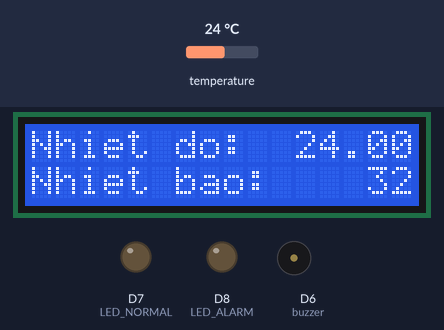
Recording of a sketch running on a simulated ESP8266 (NodeMCU). Shown: 16×2 character LCD, output pins drawn as LEDs (lit = HIGH), buzzer (waves = sounding, pin HIGH). The test bench sets the inputs (shaded band); at power-on: temperature 24 °C. What the sketch prints to the serial monitor is not drawn.

Above: at 6.5 s.
6.6 s: temperature set to 29.6 °C
At 8.1 s:
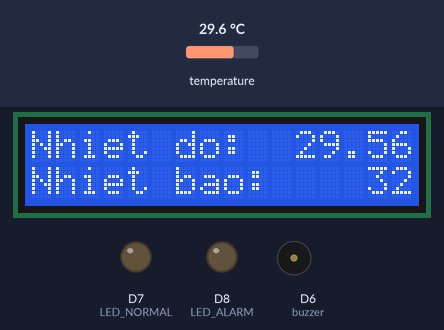
9.1 s: temperature set to 30.7 °C
At 10.8 s:
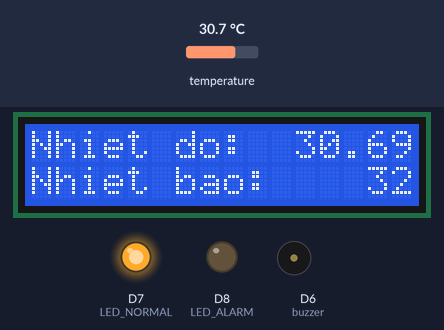
11.5 s: temperature set to 31.7 °C
At 13.5 s:
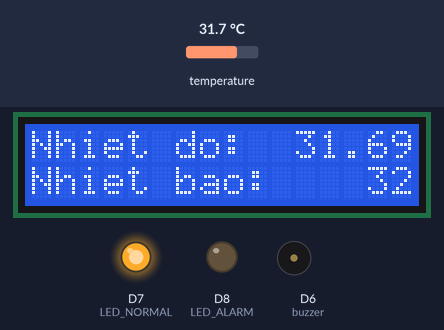
14.4 s: temperature set to 32.5 °C
At 16.2 s:
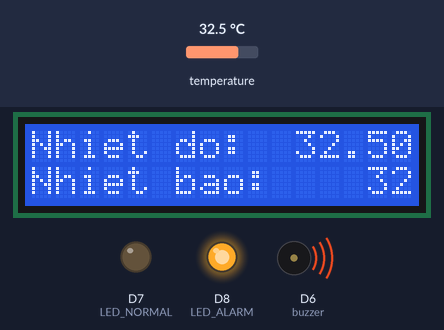
Timing chart, 0 to 17.7 s (numbered marks = the images above; inputs shaded):
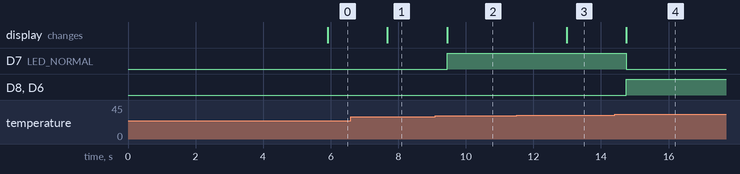

Measured:
- the behaviour switches between 29.9 and 30 °C on temperature (found by bisection; images 1 and 2)
- the behaviour switches between 32 and 32.1 °C on temperature (found by bisection; images 3 and 4)
- after the input at 6.6 s, the display: changes after 1.1 s (image 1)
- after the input at 9.1 s, D7 (LED_NORMAL): LOW → HIGH after 0.34 s; the display: changes after 0.35 s (image 2)
- after the input at 11.5 s, the display: changes after 1.5 s (image 3)
- after the input at 14.4 s, D7 (LED_NORMAL): HIGH → LOW after 0.35 s; D8 (LED_ALARM), D6 (buzzer): LOW → HIGH after 0.35 s; the display: changes after 0.35 s (image 4)

The sketch:

temp_ESP_LCD.ino
```cpp
#include <LiquidCrystal_I2C.h>
#include <DallasTemperature.h>
#include <OneWire.h>

// Data wire is plugged into pin D3 on the ESP8266
#define ONE_WIRE_BUS D3

// LCD pins
#define SDA_PIN D4
#define SCL_PIN D5
//LED, buzzer
#define LED_ALARM D8
#define LED_NORMAL D7
#define buzzer D6


// Setup a oneWire instance to communicate with any OneWire devices
OneWire oneWire(ONE_WIRE_BUS);

// Pass our oneWire reference to Dallas Temperature.
DallasTemperature DS18B20(&oneWire);

LiquidCrystal_I2C lcd(0x27, 16, 2); // The I2C address may be different in your project, see the notes below.

float tempC;
float previousTemp;
float tempAlarm = 32;
float tempMin = 30;

void setup() {

  Serial.begin(9600);
  pinMode(LED_ALARM, OUTPUT);
  pinMode(LED_NORMAL, OUTPUT);
  pinMode(buzzer, OUTPUT);

  Wire.begin(SDA_PIN, SCL_PIN);

  digitalWrite(LED_ALARM, LOW);
  digitalWrite(LED_NORMAL, LOW);
  digitalWrite(buzzer, LOW);

  lcd.init();
  lcd.backlight();
  lcd.setCursor(0, 0);
  lcd.print(" Canh bao nhiet ");
  lcd.setCursor(0, 1);
  lcd.print("Cam bien DS18B20");

  DS18B20.begin();

  lcd.clear();
  lcd.setCursor(0, 0);
  lcd.print("Nhiet do: ");

  lcd.setCursor(0, 1);
  lcd.print("Nhiet bao: ");
  lcd.setCursor(14, 1);
  lcd.print(tempAlarm);
  delay(5000);
}

void getTemperature() {
  do {
    DS18B20.requestTemperatures();
    tempC = DS18B20.getTempCByIndex(0);
    if (tempC == (-127)) {
      delay(100);
    }
  } while (tempC == (-127.0));
}

void checkTemp() {
  if (tempC > tempAlarm) {
    Serial.println("Temp overload");
    digitalWrite(LED_ALARM, HIGH);
    digitalWrite(buzzer, HIGH);
    digitalWrite(LED_NORMAL, LOW);

  } else if (tempC <= tempAlarm && tempC >= tempMin) {
    Serial.println("Temp in range");
    digitalWrite(LED_ALARM, LOW);
    digitalWrite(buzzer, LOW);
    digitalWrite(LED_NORMAL, HIGH);
  } else {
    Serial.println("Temp lower range");
    digitalWrite(LED_ALARM, LOW);
    digitalWrite(buzzer, LOW);
    digitalWrite(LED_NORMAL, LOW);
  }
}

void loop() {

  getTemperature();
  checkTemp();
  Serial.println(tempC);

  if (tempC != previousTemp) {

    lcd.setCursor(11, 0);
    lcd.print(tempC);
    previousTemp = tempC;

  }
  delay(1000);
}
```
